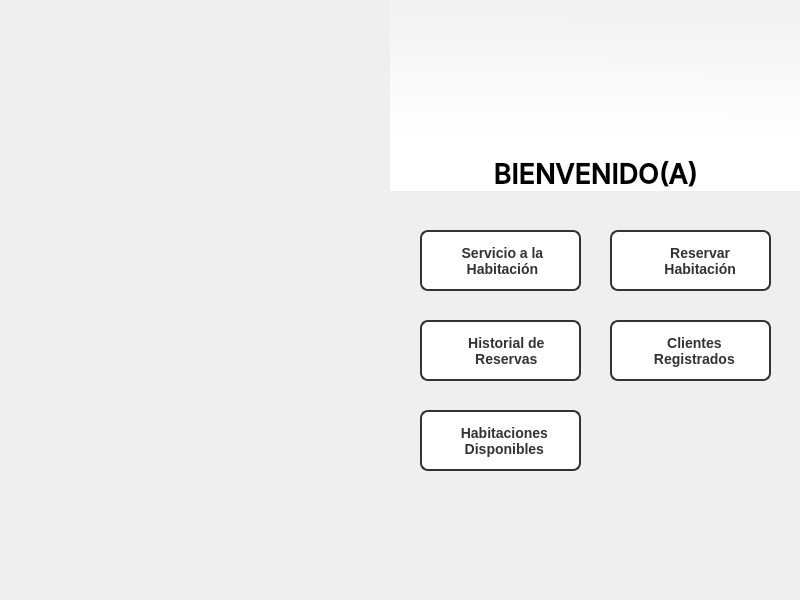
<?xml version="1.0" encoding="UTF-8"?>
<ui version="4.0">
 <class>Form</class>
 <widget class="QWidget" name="Form">
  <property name="geometry">
   <rect>
    <x>0</x>
    <y>0</y>
    <width>800</width>
    <height>600</height>
   </rect>
  </property>
  <property name="font">
   <font>
    <family>Tahoma</family>
   </font>
  </property>
  <property name="windowTitle">
   <string>Form</string>
  </property>
  <property name="styleSheet">
   <string notr="true">Qwidget{
background-color: qlineargradient(spread:pad, x1:0.965909, y1:0.04, x2:0, y2:1, stop:0 rgba(242, 242, 242, 255), stop:1 rgba(255, 255, 255, 255));
}
</string>
  </property>
  <widget class="QPushButton" name="btn_reservar">
   <property name="geometry">
    <rect>
     <x>610</x>
     <y>230</y>
     <width>161</width>
     <height>61</height>
    </rect>
   </property>
   <property name="font">
    <font>
     <family>Tahoma</family>
     <pointsize>-1</pointsize>
     <italic>false</italic>
     <bold>true</bold>
    </font>
   </property>
   <property name="styleSheet">
    <string notr="true">QPushButton {
    background-color: #FFFFFF; /* Fondo del botón */
    color: #333333;           /* Texto del botón */
    border: 2px solid #333333; /* Borde gris oscuro */
    border-radius: 8px;       /* Bordes redondeados */
    padding: 5px;             /* Espaciado interno */
    font-size: 14px;          /* Tamaño del texto */
    font-weight: bold;        /* Texto en negrita */
}

QPushButton:hover {
    background-color: #F9F9F9; /* Fondo cuando el mouse pasa por encima */
}

QPushButton:pressed {
    background-color: #D9D9D9; /* Fondo cuando se presiona */
    color: #000000;           /* Cambia el texto a negro */
}
</string>
   </property>
   <property name="text">
    <string>     Reservar
     Habitación</string>
   </property>
   <property name="icon">
    <iconset>
     <normaloff>../../resources/images/icons/reservacion.png</normaloff>../../resources/images/icons/reservacion.png</iconset>
   </property>
   <property name="iconSize">
    <size>
     <width>50</width>
     <height>50</height>
    </size>
   </property>
  </widget>
  <widget class="QPushButton" name="btn_habitaciones">
   <property name="geometry">
    <rect>
     <x>420</x>
     <y>410</y>
     <width>161</width>
     <height>61</height>
    </rect>
   </property>
   <property name="font">
    <font>
     <family>Tahoma</family>
     <pointsize>-1</pointsize>
     <bold>true</bold>
    </font>
   </property>
   <property name="styleSheet">
    <string notr="true">QPushButton {
    background-color: #FFFFFF; /* Fondo del botón */
    color: #333333;           /* Texto del botón */
    border: 2px solid #333333; /* Borde gris oscuro */
    border-radius: 8px;       /* Bordes redondeados */
    padding: 5px;             /* Espaciado interno */
    font-size: 14px;          /* Tamaño del texto */
    font-weight: bold;        /* Texto en negrita */
}

QPushButton:hover {
    background-color: #F9F9F9; /* Fondo cuando el mouse pasa por encima */
}

QPushButton:pressed {
    background-color: #D9D9D9; /* Fondo cuando se presiona */
    color: #000000;           /* Cambia el texto a negro */
}
</string>
   </property>
   <property name="text">
    <string>  Habitaciones 
  Disponibles</string>
   </property>
   <property name="icon">
    <iconset>
     <normaloff>../../resources/images/icons/habitacion.png</normaloff>../../resources/images/icons/habitacion.png</iconset>
   </property>
   <property name="iconSize">
    <size>
     <width>50</width>
     <height>50</height>
    </size>
   </property>
  </widget>
  <widget class="QPushButton" name="btn_clientes">
   <property name="geometry">
    <rect>
     <x>610</x>
     <y>320</y>
     <width>161</width>
     <height>61</height>
    </rect>
   </property>
   <property name="font">
    <font>
     <family>Tahoma</family>
     <pointsize>-1</pointsize>
     <bold>true</bold>
    </font>
   </property>
   <property name="styleSheet">
    <string notr="true">QPushButton {
    background-color: #FFFFFF; /* Fondo del botón */
    color: #333333;           /* Texto del botón */
    border: 2px solid #333333; /* Borde gris oscuro */
    border-radius: 8px;       /* Bordes redondeados */
    padding: 5px;             /* Espaciado interno */
    font-size: 14px;          /* Tamaño del texto */
    font-weight: bold;        /* Texto en negrita */
}

QPushButton:hover {
    background-color: #F9F9F9; /* Fondo cuando el mouse pasa por encima */
}

QPushButton:pressed {
    background-color: #D9D9D9; /* Fondo cuando se presiona */
    color: #000000;           /* Cambia el texto a negro */
}
</string>
   </property>
   <property name="text">
    <string>  Clientes 
  Registrados</string>
   </property>
   <property name="icon">
    <iconset>
     <normaloff>../../resources/images/icons/cliente.png</normaloff>../../resources/images/icons/cliente.png</iconset>
   </property>
   <property name="iconSize">
    <size>
     <width>50</width>
     <height>50</height>
    </size>
   </property>
  </widget>
  <widget class="QPushButton" name="btn_historial">
   <property name="geometry">
    <rect>
     <x>420</x>
     <y>320</y>
     <width>161</width>
     <height>61</height>
    </rect>
   </property>
   <property name="font">
    <font>
     <family>Tahoma</family>
     <pointsize>-1</pointsize>
     <bold>true</bold>
    </font>
   </property>
   <property name="styleSheet">
    <string notr="true">QPushButton {
    background-color: #FFFFFF; /* Fondo del botón */
    color: #333333;           /* Texto del botón */
    border: 2px solid #333333; /* Borde gris oscuro */
    border-radius: 8px;       /* Bordes redondeados */
    padding: 5px;             /* Espaciado interno */
    font-size: 14px;          /* Tamaño del texto */
    font-weight: bold;        /* Texto en negrita */
}

QPushButton:hover {
    background-color: #F9F9F9; /* Fondo cuando el mouse pasa por encima */
}

QPushButton:pressed {
    background-color: #D9D9D9; /* Fondo cuando se presiona */
    color: #000000;           /* Cambia el texto a negro */
}
</string>
   </property>
   <property name="text">
    <string>   Historial de
   Reservas</string>
   </property>
   <property name="icon">
    <iconset>
     <normaloff>../../resources/images/icons/historial.png</normaloff>../../resources/images/icons/historial.png</iconset>
   </property>
   <property name="iconSize">
    <size>
     <width>50</width>
     <height>50</height>
    </size>
   </property>
  </widget>
  <widget class="QPushButton" name="btn_servicio">
   <property name="geometry">
    <rect>
     <x>420</x>
     <y>230</y>
     <width>161</width>
     <height>61</height>
    </rect>
   </property>
   <property name="font">
    <font>
     <family>Tahoma</family>
     <pointsize>-1</pointsize>
     <bold>true</bold>
    </font>
   </property>
   <property name="styleSheet">
    <string notr="true">QPushButton {
    background-color: #FFFFFF; /* Fondo del botón */
    color: #333333;           /* Texto del botón */
    border: 2px solid #333333; /* Borde gris oscuro */
    border-radius: 8px;       /* Bordes redondeados */
    padding: 5px;             /* Espaciado interno */
    font-size: 14px;          /* Tamaño del texto */
    font-weight: bold;        /* Texto en negrita */
}

QPushButton:hover {
    background-color: #F9F9F9; /* Fondo cuando el mouse pasa por encima */
}

QPushButton:pressed {
    background-color: #D9D9D9; /* Fondo cuando se presiona */
    color: #000000;           /* Cambia el texto a negro */
}
</string>
   </property>
   <property name="text">
    <string> Servicio a la
 Habitación</string>
   </property>
   <property name="icon">
    <iconset>
     <normaloff>../../resources/images/icons/servicio.png</normaloff>../../resources/images/icons/servicio.png</iconset>
   </property>
   <property name="iconSize">
    <size>
     <width>50</width>
     <height>50</height>
    </size>
   </property>
  </widget>
  <widget class="QPushButton" name="btn_salir">
   <property name="geometry">
    <rect>
     <x>710</x>
     <y>510</y>
     <width>75</width>
     <height>61</height>
    </rect>
   </property>
   <property name="text">
    <string/>
   </property>
   <property name="icon">
    <iconset>
     <normaloff>../../resources/images/icons/flecha_atras.png</normaloff>../../resources/images/icons/flecha_atras.png</iconset>
   </property>
   <property name="iconSize">
    <size>
     <width>50</width>
     <height>50</height>
    </size>
   </property>
   <property name="flat">
    <bool>true</bool>
   </property>
  </widget>
  <widget class="QLabel" name="label">
   <property name="geometry">
    <rect>
     <x>0</x>
     <y>0</y>
     <width>391</width>
     <height>601</height>
    </rect>
   </property>
   <property name="text">
    <string/>
   </property>
   <property name="pixmap">
    <pixmap>../../resources/images/hotel_imagen.jpg</pixmap>
   </property>
   <property name="scaledContents">
    <bool>true</bool>
   </property>
  </widget>
  <widget class="QLabel" name="label_6">
   <property name="geometry">
    <rect>
     <x>550</x>
     <y>70</y>
     <width>91</width>
     <height>91</height>
    </rect>
   </property>
   <property name="text">
    <string/>
   </property>
   <property name="pixmap">
    <pixmap>../../resources/images/logo.jpg</pixmap>
   </property>
   <property name="scaledContents">
    <bool>true</bool>
   </property>
  </widget>
  <widget class="QLabel" name="label_3">
   <property name="geometry">
    <rect>
     <x>390</x>
     <y>0</y>
     <width>411</width>
     <height>191</height>
    </rect>
   </property>
   <property name="font">
    <font>
     <family>Inter Medium</family>
     <pointsize>20</pointsize>
     <bold>true</bold>
    </font>
   </property>
   <property name="mouseTracking">
    <bool>false</bool>
   </property>
   <property name="styleSheet">
    <string notr="true">background-color: qlineargradient(spread:pad, x1:0.514, y1:0.0343182, x2:0.500554, y2:0.727, stop:0 rgba(242, 242, 242, 255), stop:1 rgba(255, 255, 255, 255));</string>
   </property>
   <property name="text">
    <string>BIENVENIDO(A)</string>
   </property>
   <property name="alignment">
    <set>Qt::AlignBottom|Qt::AlignHCenter</set>
   </property>
  </widget>
  <zorder>btn_habitaciones</zorder>
  <zorder>btn_clientes</zorder>
  <zorder>btn_historial</zorder>
  <zorder>btn_servicio</zorder>
  <zorder>label_3</zorder>
  <zorder>btn_reservar</zorder>
  <zorder>btn_salir</zorder>
  <zorder>label</zorder>
  <zorder>label_6</zorder>
 </widget>
 <resources/>
 <connections/>
</ui>
